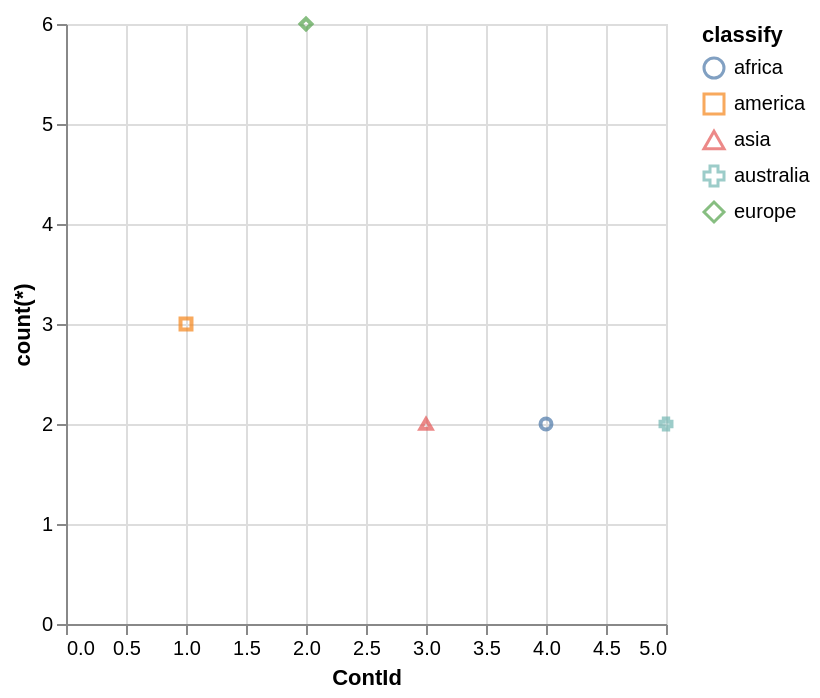

Express this chart as Vega-Lite.
### Vega-Lite specification from a JSON file in a GitHub repository (floating-point values rounded to 4 significant figures)
{"data": {"values": [{"x_data": 4, "y_data": 2, "classify": "africa"}, {"x_data": 1, "y_data": 3, "classify": "america"}, {"x_data": 3, "y_data": 2, "classify": "asia"}, {"x_data": 5, "y_data": 2, "classify": "australia"}, {"x_data": 2, "y_data": 6, "classify": "europe"}]}, "mark": "point", "encoding": {"x": {"field": "x_data", "type": "quantitative", "title": "ContId", "scale": {"zero": "false"}}, "y": {"field": "y_data", "type": "quantitative", "title": "count(*)", "scale": {"zero": "false"}}, "color": {"field": "classify", "type": "nominal"}, "shape": {"field": "classify", "type": "nominal"}}}
